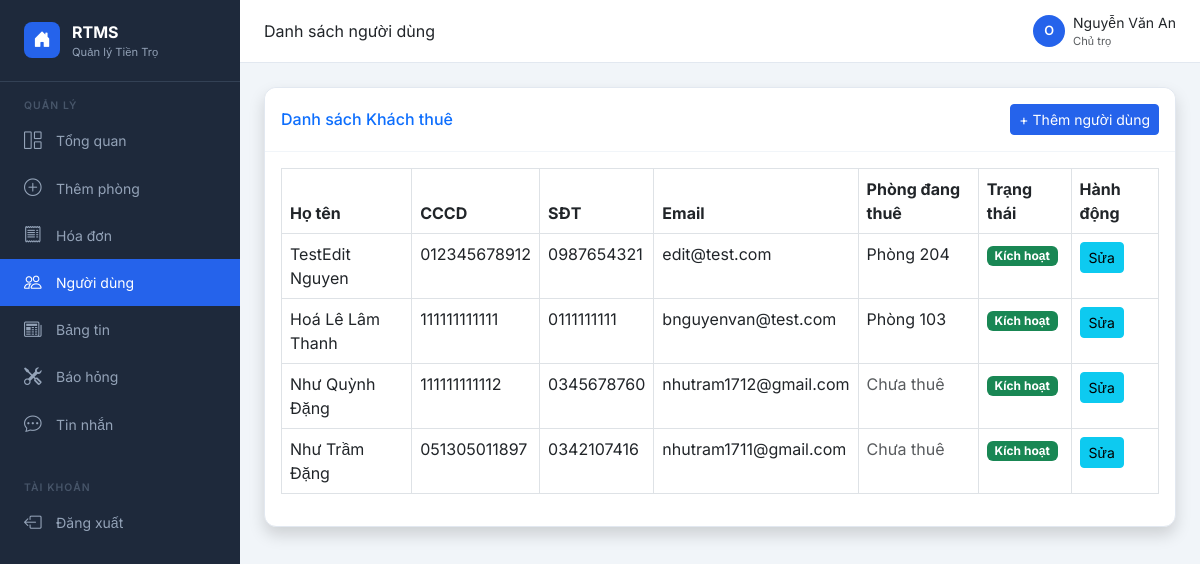
The app's page /users/ (signed in) with its own data.
### accounts/models.py (models this page shows, shortened)
class UserProfile(models.Model):
    ROLE_CHOICES = [
        ('owner', 'Chủ trọ'),
        ('tenant', 'Người thuê'),
    ]
    user = models.OneToOneField(User, on_delete=models.CASCADE, related_name='profile')
    owner = models.ForeignKey(User, on_delete=models.CASCADE, related_name='tenants', null=True, blank=True, verbose_name='Chủ trọ')
    role = models.CharField(max_length=10, choices=ROLE_CHOICES, default='tenant', verbose_name='Vai trò')
    phone = models.CharField(max_length=10, blank=True, verbose_name='Số điện thoại')
    cccd = models.CharField(max_length=12, blank=True, verbose_name='Căn cước công dân')
    def is_owner(self):
        return self.role == 'owner'
    class Meta:
        verbose_name = 'Hồ sơ người dùng'
        verbose_name_plural = 'Hồ sơ người dùng'

### rooms/models.py (models this page shows, shortened)
class TenantAssignment(models.Model):
    room = models.OneToOneField(
        Room, on_delete=models.CASCADE,
        related_name='tenant_assignment',
        verbose_name='Phòng'
    )
    tenant = models.ForeignKey(
        User, on_delete=models.SET_NULL,
        null=True, blank=True,
        related_name='tenant_assignments',
        verbose_name='Người thuê'
    )
    move_in_date = models.DateField(verbose_name='Ngày nhận phòng')
    lease_duration = models.IntegerField(
        validators=[MinValueValidator(1)],
        verbose_name='Thời hạn thuê (tháng)'
    )
    deposit = models.DecimalField(
        max_digits=12, decimal_places=2,
        validators=[MinValueValidator(1)],
        verbose_name='Tiền cọc (đ)'
    )
    contract_image = models.ImageField(
        upload_to='contracts/',
        null=True, blank=True,
        verbose_name='Ảnh hợp đồng'
    )
    created_at = models.DateTimeField(auto_now_add=True)
    updated_at = models.DateTimeField(auto_now=True)
    class Meta:
        verbose_name = 'Thông tin người thuê'
        verbose_name_plural = 'Thông tin người thuê'

class Room(models.Model):
    name = models.CharField(
        max_length=10,
        unique=True,
        verbose_name='Tên phòng',
        validators=[RegexValidator(r'^\d+$', 'Tên phòng chỉ được chứa số')]
    )
    floor = models.IntegerField(
        verbose_name='Tầng',
        validators=[MinValueValidator(0)]
    )
    area = models.DecimalField(
        max_digits=12, decimal_places=2,
        verbose_name='Diện tích (m²)'
    )
    max_occupancy = models.IntegerField(
        default=1,
        validators=[MinValueValidator(1)],
        verbose_name='Số người tối đa'
    )
    amenities = models.TextField(
        blank=True, default='[]',
        verbose_name='Tiện nghi'
    )
    base_rent = models.DecimalField(
        max_digits=12, decimal_places=2,
        validators=[MinValueValidator(0)],
        verbose_name='Giá thuê (đ/tháng)'
    )
    electricity_price = models.DecimalField(
        max_digits=12, decimal_places=2,
        validators=[MinValueValidator(0)],
        verbose_name='Đơn giá điện (đ/kWh)'
    )
    water_price = models.DecimalField(
        max_digits=12, decimal_places=2,
        validators=[MinValueValidator(0)],
        verbose_name='Đơn giá nước (đ/m³)'
    )
    trash_price = models.DecimalField(
        max_digits=12, decimal_places=2,
        validators=[MinValueValidator(0)],
        verbose_name='Phí rác (đ/tháng)'
    )
    internet_price = models.DecimalField(
        max_digits=12, decimal_places=2,
        validators=[MinValueValidator(0)],
        verbose_name='Phí internet (đ/tháng)'
    )
    current_electricity = models.DecimalField(
        max_digits=12, decimal_places=2,
        null=True, blank=True, default=0,
        verbose_name='Chỉ số điện hiện tại (kWh)'
    )
    current_water = models.DecimalField(
        max_digits=12, decimal_places=2,
        null=True, blank=True, default=0,
        verbose_name='Chỉ số nước hiện tại (khối)'
    )
    status = models.CharField(
        max_length=20,
        choices=ROOM_STATUS_CHOICES,
        default='trong',
        verbose_name='Trạng thái'
    )
    owner = models.ForeignKey(
        User, on_delete=models.CASCADE,
        related_name='rooms',
        verbose_name='Chủ trọ'
    )
    created_at = models.DateTimeField(auto_now_add=True)
    updated_at = models.DateTimeField(auto_now=True)
    class Meta:
        verbose_name = 'Phòng trọ'
        verbose_name_plural = 'Danh sách phòng'
        ordering = ['name']

### accounts/views.py (the view)
# urls.py: path('users/', views.user_list, name='user_list'),
@login_required
def user_list(request):
    if not request.user.profile.is_owner():
        messages.error(request, 'Chỉ chủ trọ mới được xem danh sách người dùng.')
        return redirect('tenant_dashboard')
    tenants = UserProfile.objects.filter(owner=request.user, role='tenant').select_related('user')
    return render(request, 'accounts/user_list.html', {'users': tenants})

### accounts/templates/accounts/user_list.html (shortened to what this page needs)
{% extends 'base.html' %}
{% load static %}
{% block page_title %}Danh sách người dùng{% endblock %}
{% block content %}
<div class="card shadow mb-4">
    <div class="card-header py-3 d-flex justify-content-between align-items-center">
        <h6 class="m-0 font-weight-bold text-primary">Danh sách Khách thuê</h6>
        <a href="{% url 'user_create' %}" class="btn btn-primary btn-sm">
             + Thêm người dùng
        </a>
    </div>
    <div class="card-body">
        <div class="table-responsive">
            <table class="table table-bordered" width="100%" cellspacing="0">
                <thead>
                    <tr>
                        <th>Họ tên</th>
                        <th>CCCD</th>
                        <th>SĐT</th>
                        <th>Email</th>
                        <th>Phòng đang thuê</th>
                        <th>Trạng thái</th>
                        <th>Hành động</th>
                    </tr>
                </thead>
                <tbody>
                    {% for profile in users %}
                    <tr>
                        <td>{{ profile.user.get_full_name }}</td>
                        <td>{{ profile.cccd }}</td>
                        <td>{{ profile.phone }}</td>
                        <td>{{ profile.user.email }}</td>
                        <td>
                            {% if profile.user.tenant_assignments.first %}
                                Phòng {{ profile.user.tenant_assignments.first.room.name }}
                            {% else %}
                                <span class="text-muted">Chưa thuê</span>
                            {% endif %}
                        </td>
                        <td>
                            {% if profile.user.is_active %}
                                <span class="badge bg-success">Kích hoạt</span>
                            {% else %}
                                <span class="badge bg-danger">Khóa</span>
                            {% endif %}
                        </td>
                        <td>
                            <a href="{% url 'user_edit' profile.user.id %}" class="btn btn-sm btn-info" title="Sửa">
                                 Sửa
                            </a>
                        </td>
                    </tr>
                    {% empty %}
                    <tr>
                        <td colspan="7" class="text-center">Chưa có khách thuê nào.</td>
                    </tr>
                    {% endfor %}
                </tbody>
            </table>
        </div>
    </div>
</div>
{% endblock %}

### templates/base.html (shortened to what this page needs)
<!DOCTYPE html>
<html lang="vi">
<head>
    <link href="https://cdn.jsdelivr.net/npm/bootstrap@5.3.0/dist/css/bootstrap.min.css" rel="stylesheet">
    <link href="https://cdn.jsdelivr.net/npm/bootstrap-icons@1.11.0/font/bootstrap-icons.css" rel="stylesheet">
</head>
<body>
    {% if user.is_authenticated %}
    <nav class="sidebar">
        <div class="sidebar-brand">
            <div class="brand-icon"><i class="bi bi-house-door-fill"></i></div>
            <div>
                <div class="brand-name">RTMS</div>
                <div class="brand-sub">Quản lý Tiền Trọ</div>
            </div>
        </div>
        <div class="sidebar-section-title">Quản lý</div>
        <ul class="nav flex-column">
            {% if user.profile.is_owner %}
                <li class="nav-item">
                    <a href="{% url 'dashboard' %}"
                        class="nav-link {% if request.resolver_match.url_name == 'dashboard' %}active{% endif %}">
                        <i class="bi bi-grid-1x2"></i> Tổng quan
                    </a>
                </li>
                <li class="nav-item">
                    <a href="{% url 'room_create' %}"
                        class="nav-link {% if request.resolver_match.url_name == 'room_create' %}active{% endif %}">
                        <i class="bi bi-plus-circle"></i> Thêm phòng
                    </a>
                </li>
                <li class="nav-item">
                    <a href="{% url 'invoice_list' %}"
                        class="nav-link {% if request.resolver_match.url_name == 'invoice_list' %}active{% endif %}">
                        <i class="bi bi-receipt"></i> Hóa đơn
                    </a>
                </li>
                <li class="nav-item">
                    <a href="{% url 'user_list' %}"
                        class="nav-link {% if request.resolver_match.url_name == 'user_list' %}active{% endif %}">
                        <i class="bi bi-people"></i> Người dùng
                    </a>
                </li>
            {% endif %}
            <li class="nav-item">
                <a href="{% url 'post_list' %}"
                    class="nav-link {% if request.resolver_match.url_name == 'post_list' %}active{% endif %}">
                    <i class="bi bi-newspaper"></i> Bảng tin
                </a>
            </li>
            <li class="nav-item">
                <a href="{% url 'maintenance_list' %}"
                    class="nav-link {% if request.resolver_match.url_name == 'maintenance_list' %}active{% endif %}">
                    <i class="bi bi-tools"></i> Báo hỏng
                </a>
            </li>
            <li class="nav-item">
                <a href="{% url 'chat_view' %}"
                    class="nav-link {% if request.resolver_match.url_name == 'chat_view' %}active{% endif %}">
                    <i class="bi bi-chat-dots"></i> Tin nhắn
                </a>
            </li>
        </ul>
        <div class="sidebar-section-title mt-3">Tài khoản</div>
        <ul class="nav flex-column">
            <li class="nav-item">
                <a href="{% url 'logout' %}" class="nav-link">
                    <i class="bi bi-box-arrow-left"></i> Đăng xuất
                </a>
            </li>
        </ul>
    </nav>
    <div class="main-content">
        <div class="top-bar">
            <div>
                <span class="fw-600 text-dark">{% block page_title %}Tổng quan{% endblock %}</span>
            </div>
            <div class="d-flex align-items-center gap-2">
                <div class="user-avatar">{{ user.username|first|upper }}</div>
                <div>
                    <div class="fw-500 small">{{ user.get_full_name|default:user.username }}</div>
                    <div class="text-muted" style="font-size:0.7rem">
                        {% if user.profile.is_owner %}
                            Chủ trọ
                        {% else %}
                            Người thuê
                        {% endif %}
                    </div>
                </div>
            </div>
        </div>
        <div class="page-content">
    {% else %}
    <div class="container mt-5">
    {% endif %}
        {% block content %}{% endblock %}
    {% if user.is_authenticated %}
        </div>
    </div>
    {% else %}
    </div>
    {% endif %}
</body>
</html>

### templates/base.html (style rules this page uses)
:root { --sidebar-width: 240px; --primary: #2563eb; --primary-dark: #1d4ed8; --sidebar-bg: #1e293b; --sidebar-text: #94a3b8; --sidebar-active: #2563eb; }
* { font-family: 'Inter', sans-serif; }
body { background: #f1f5f9; }
.sidebar { width: var(--sidebar-width); background: var(--sidebar-bg); min-height: 100vh; position: fixed; left: 0; top: 0; z-index: 100; padding-top: 0; }
.sidebar-brand { padding: 1.25rem 1.5rem; border-bottom: 1px solid #334155; display: flex; align-items: center; gap: 0.75rem; }
.sidebar-brand .brand-icon { width: 36px; height: 36px; background: var(--primary); border-radius: 8px; display: flex; align-items: center; justify-content: center; color: white; font-size: 1.1rem; }
.sidebar-brand .brand-name { color: white; font-weight: 700; font-size: 1rem; }
.sidebar-brand .brand-sub { color: var(--sidebar-text); font-size: 0.7rem; }
.sidebar .nav-link { color: var(--sidebar-text); padding: 0.65rem 1.5rem; display: flex; align-items: center; gap: 0.75rem; border-radius: 0; transition: all 0.2s; font-size: 0.875rem; }
.sidebar .nav-link.active { color: white; background: var(--primary); }
.sidebar .nav-link i { font-size: 1.1rem; width: 20px; }
.sidebar-section-title { padding: 1rem 1.5rem 0.25rem; color: #475569; font-size: 0.65rem; text-transform: uppercase; letter-spacing: 0.1em; font-weight: 600; }
.main-content { margin-left: var(--sidebar-width); min-height: 100vh; }
.top-bar { background: white; border-bottom: 1px solid #e2e8f0; padding: 0.75rem 1.5rem; display: flex; align-items: center; justify-content: space-between; }
.page-content { padding: 1.5rem; }
.card { border: 1px solid #e2e8f0; border-radius: 12px; box-shadow: 0 1px 3px rgba(0, 0, 0, 0.05); }
.card-header { background: white; border-bottom: 1px solid #f1f5f9; border-radius: 12px 12px 0 0 !important; }
.btn-primary { background: var(--primary); border-color: var(--primary); }
.user-avatar { width: 32px; height: 32px; border-radius: 50%; background: var(--primary); color: white; display: flex; align-items: center; justify-content: center; font-size: 0.8rem; font-weight: 600; }

### records on screen
UserProfile: user.get_full_name "TestEdit Nguyen", cccd "012345678912", phone "0987654321", user.email "edit@test.com", user.tenant_assignments.first.room.name "204", shows "Kích hoạt"
UserProfile: user.get_full_name "Hoá Lê Lâm Thanh", cccd "111111111111", phone "0111111111", user.email "bnguyenvan@test.com", user.tenant_assignments.first.room.name "103", shows "Kích hoạt"
UserProfile: user.get_full_name "Như Quỳnh Đặng", cccd "111111111112", phone "0345678760", user.email "nhutram1712@gmail.com", shows "Chưa thuê", shows "Kích hoạt"
UserProfile: user.get_full_name "Như Trầm Đặng", cccd "051305011897", phone "0342107416", user.email "nhutram1711@gmail.com", shows "Chưa thuê", shows "Kích hoạt"

### other values on screen
{{ user.username|first|upper }} "O"
{{ user.get_full_name|default:user.username }} "Nguyễn Văn An"
